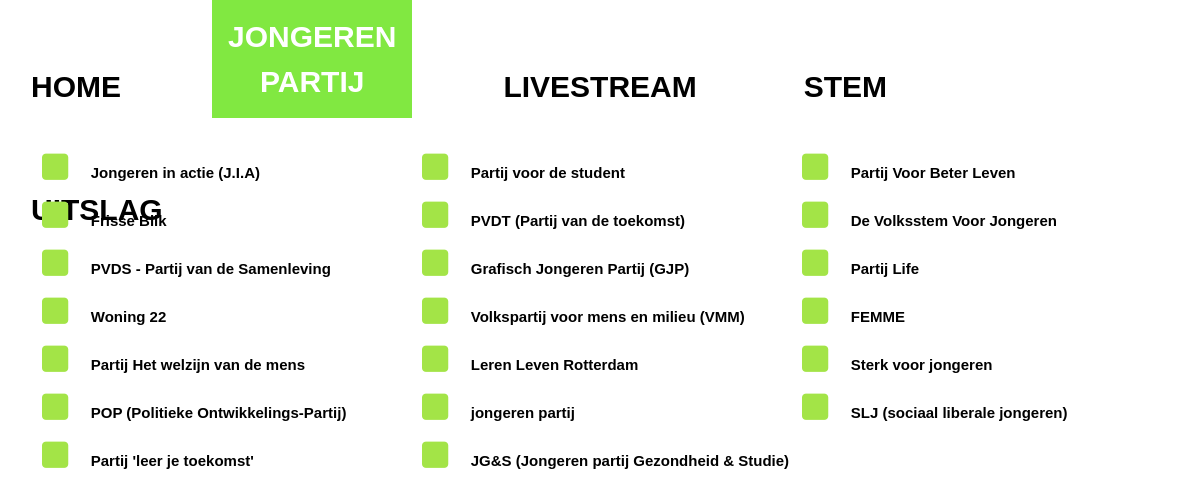
/httpdocs/pages/jongerenPartij/index.php, run on the app's committed database.
### tables this page shows
CREATE TABLE `GLRSTEMT` (
  `id` int(11) NOT NULL AUTO_INCREMENT,
  `partij` varchar(128) NOT NULL,
  `partijbeschrijving` text NOT NULL,
  `youtube_iframe` text NOT NULL,
  `aangepast` timestamp NOT NULL DEFAULT CURRENT_TIMESTAMP ON UPDATE CURRENT_TIMESTAMP,
  `aantal_stemmen` int(11) DEFAULT NULL,
  PRIMARY KEY (`id`)
);

### httpdocs/pages/jongerenPartij/index.php (the view, shortened to what this page needs)
<!DOCTYPE html>
<html lang="en">
<head>
    <link href="https://cdn.jsdelivr.net/npm/bootstrap@5.1.3/dist/css/bootstrap.min.css" rel="stylesheet">
    <link rel="stylesheet" href="partijen.css">
</head>
<body>
  <div class="topnav">
    <div class="topnav-right">
      <a href="/">HOME</a>
      <a class="active" href="/pages/jongerenPartij">JONGEREN <br>PARTIJ</a>
      <a href="/pages/liveStream">LIVESTREAM</a>
      <a href="/pages/stem">STEM</a>
      <a href="/pages/uitslag">UITSLAG</a>
    </div>
  </div>
  <?php
  include 'database.php';
  $sql = "SELECT partij FROM GLRSTEMT";
  $result = mysqli_query($con,$sql);
  echo"<div class='container'>";
  echo"<div class='row'>";
   while ( $row = mysqli_fetch_array($result, MYSQLI_ASSOC)){
    $partij = $row ['partij'];
?>
<div class='col-md-4'>
  <i class='fas fa-square'>
    <a href='partijPagina.php?<?php echo $partij ?>'><?php echo $partij ?></a>
  </i>
</div>
<br><br>
<?php
}
   echo"</div>";
  echo"</div>";
?>
</body>
</html>

### httpdocs/pages/jongerenPartij/partijen.css (style rules this page uses)
.row:before, .row:after { display: none !important; }
.topnav a { float: left; color: black; text-align: center; padding: 14px 16px; text-decoration: none; font-size: 30px; margin-top: 50px; margin-right: 5vw; font-weight: bold; }
.topnav a.active { background-color: #81e841; color: white; min-height: 100px; height: auto !important; height: 50px; margin-top: 0px; }
.topnav-right { float: right; }
* { margin: 0; font-family: Arial, Helvetica, sans-serif; box-sizing: border-box; }
.container { position: fixed; left: 50%; top: 40%; transform: translate(-50%, -50%); }
i { font-size: 30px; color: rgb(163,228,71); position: absolute; margin-right: 15px; }
a { color: black; text-decoration: none; font-size: 20px; margin-left:15px; }
@media only screen and (max-width: 1200px) { a { font-size: 15px; } }

### data on the page
glrstemt: partij "Jongeren in actie (J.I.A)"
glrstemt: partij "Partij voor de student"
glrstemt: partij "Partij Voor Beter Leven"
glrstemt: partij "Frisse Blik"
glrstemt: partij "PVDT (Partij van de toekomst)"
glrstemt: partij "De Volksstem Voor Jongeren"
glrstemt: partij "PVDS - Partij van de Samenleving"
glrstemt: partij "Grafisch Jongeren Partij (GJP)"
glrstemt: partij "Partij Life"
glrstemt: partij "Woning 22"
glrstemt: partij "Volkspartij voor mens en milieu (VMM)"
glrstemt: partij "FEMME"
glrstemt: partij "Partij Het welzijn van de mens"
glrstemt: partij "Leren Leven Rotterdam"
glrstemt: partij "Sterk voor jongeren"
glrstemt: partij "POP (Politieke Ontwikkelings-Partij)"
glrstemt: partij "jongeren partij"
glrstemt: partij "SLJ (sociaal liberale jongeren)"
glrstemt: partij "Partij 'leer je toekomst'"
glrstemt: partij "JG&S (Jongeren partij Gezondheid & Studie)"
